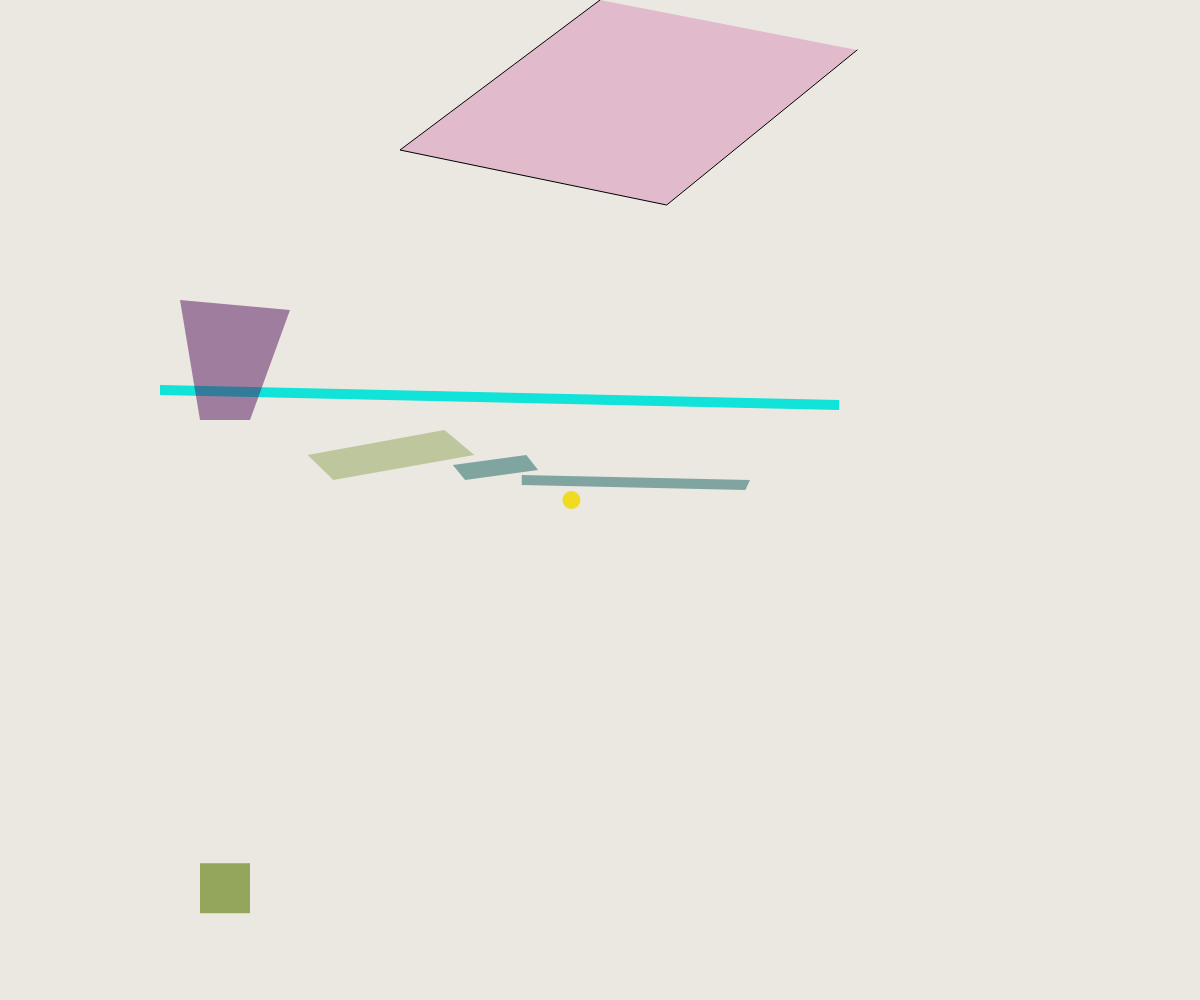
Frame 1 (no input)
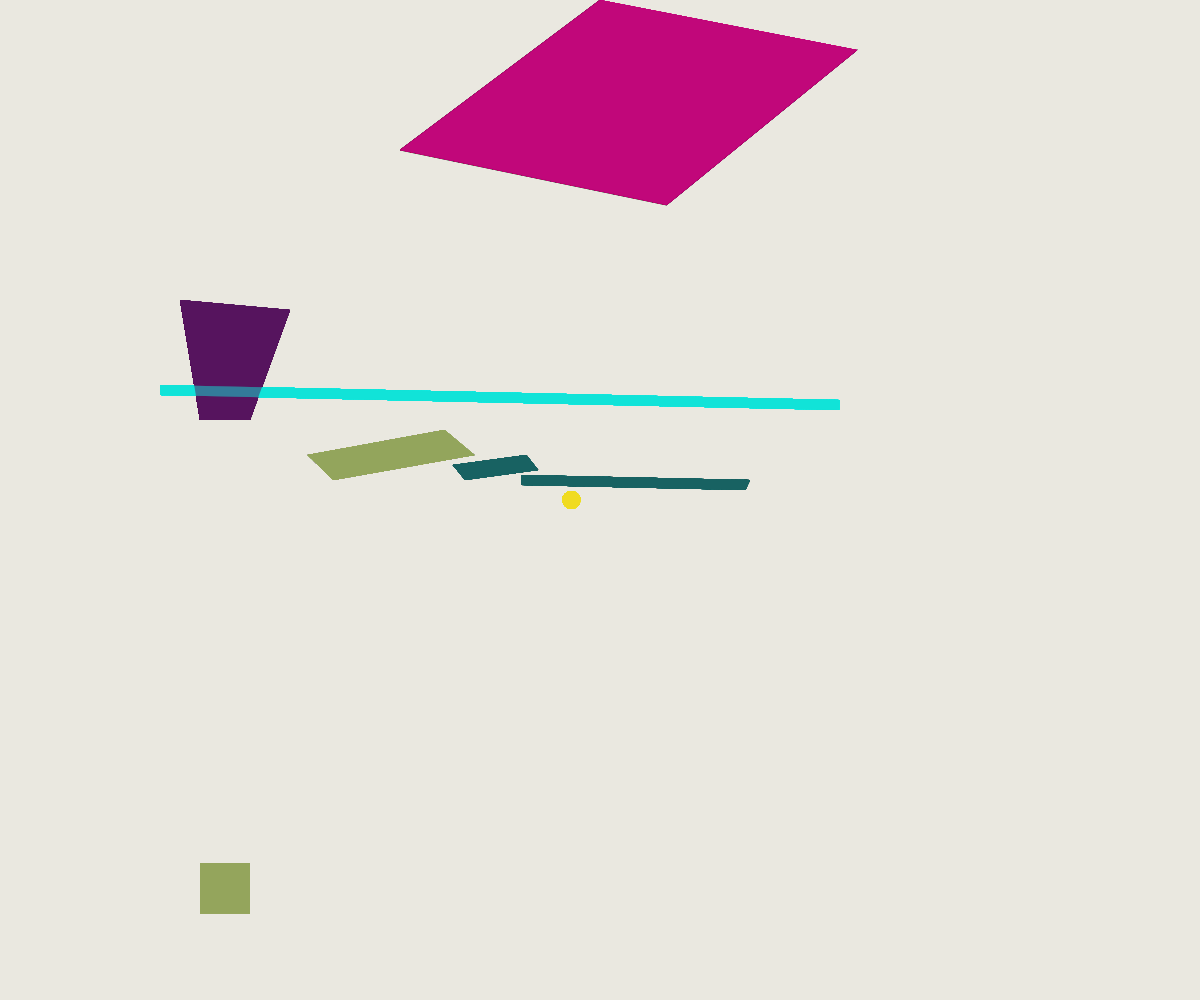
Frame 60 (no input)
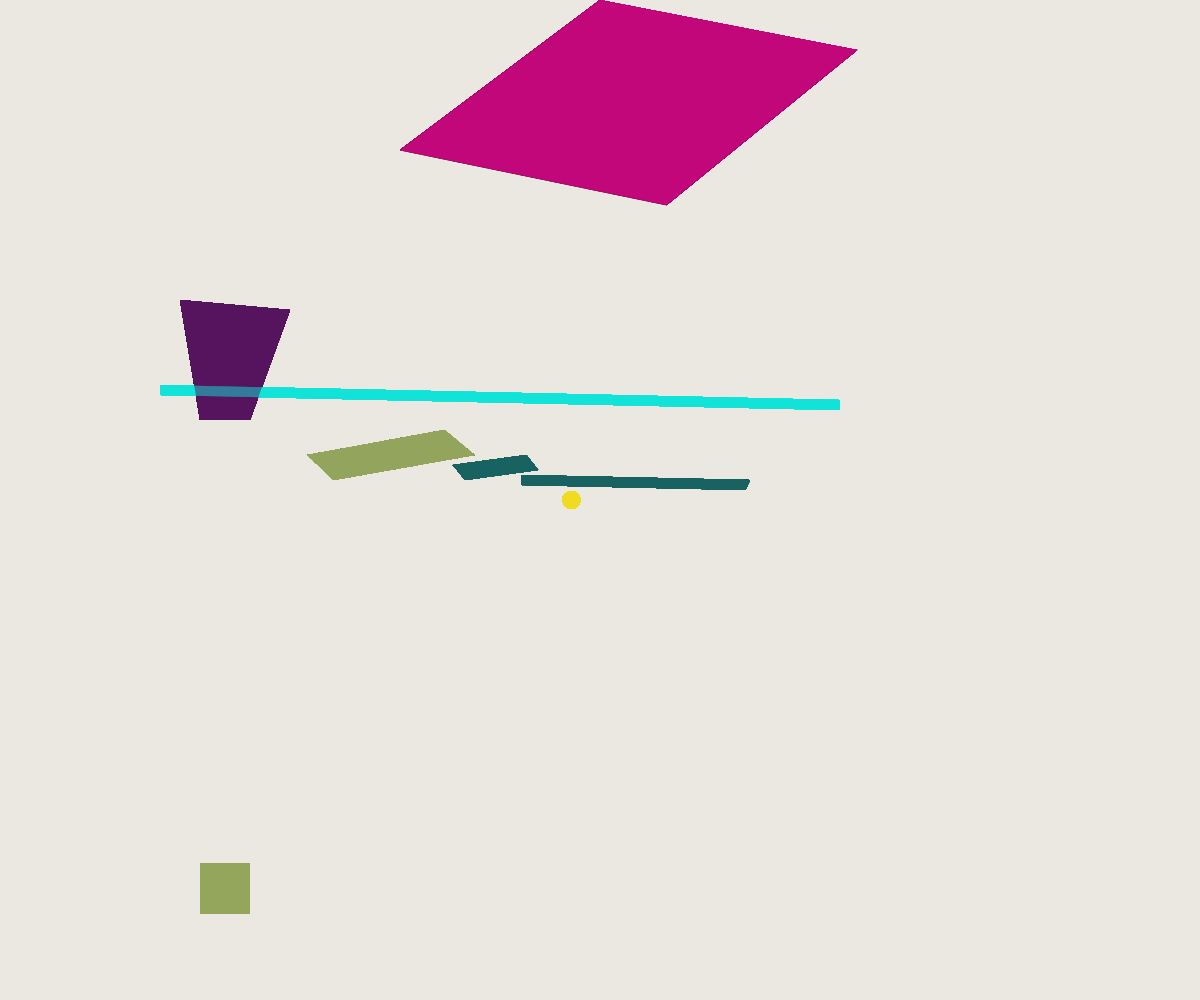
Frame 120 (the mouse pressed at the canvas centre since frame 60)

The p5.js sketch that drew these frames (run headless with seeded random() and noise() and a simulated clock; from frame 60 on, the mouse is pressed at the canvas centre):

// p5.js sketch
// ── sketch.js

function setup() {
  createCanvas(windowWidth, windowHeight);
  // make the canvas the size of the window
  background(234,232,224);
  // set the background color to a light gray
  
}

function draw() {

fill("rgba(190, 8, 120, 0.2)");
beginShape();
// vertex(x, y)
vertex(windowWidth/2, 0);
// top left point (was at 240)
vertex(windowWidth/3, 150);
// bottom left point
vertex(windowWidth/1.8, 205);
// bottom right point
vertex(windowWidth/1.4, 50);
// top right point
endShape();

noStroke()
fill("rgba(240, 219, 32, 1)");
circle(windowWidth/2.1,500,18);
// circle(x, y, diameter)
// the higher the x value, the more to the right
// the higher the y value, the more to the bottom

fill("rgba(17, 227, 216, 1)");
beginShape();
// vertex(x, y)
vertex(windowWidth/7.5, 385);
// top left point
vertex(windowWidth/7.5, 395);
// bottom left point
vertex(windowWidth/1.43, 410);
// bottom right point
vertex(windowWidth/1.43, 400);
// top right point
endShape();

strokeWeight(weight=2);
fill("rgba(85, 107, 64, 0.5)");
//rect(100, 375, 50, 50)
// (x, y, width, height)



fill("rgba(56, 14, 224, 0.5)");
//rect(70, 400, 300, 10);
// (x, y, width, height)
// x and y are the coordinates of the top left corner
// can rectatngles use different y values to create a slant?


fill("rgba(87, 20, 94, 0.5)");
beginShape();
// vertex(x, y)
vertex(180, 300);
// top left point
vertex(200, 420);
// bottom left point
vertex(250, 420);
// bottom right point
vertex(290, 310);
// top point
endShape();


fill("rgba(148, 165, 92, 0.5)");
beginShape();
// vertex(x, y)
vertex(windowWidth/3.9, 455);
// top left point
vertex(windowWidth/3.6, 480);
// bottom left point
vertex(windowWidth/2.53, 455);
// bottom right point
vertex(windowWidth/2.7, 430);
// top right point
endShape();

fill("rgba(25, 99, 99, 0.5)");
beginShape();
// vertex(x, y)
vertex(windowWidth/2.65, 465);
// top left point
vertex(windowWidth/2.58, 480);
// bottom left point
vertex(windowWidth/2.23, 470);
// bottom right point
vertex(windowWidth/2.28, 455);
// top right point
endShape();

fill("rgba(25, 99, 99, 0.5)");
beginShape();
// vertex(x, y)
vertex(windowWidth/2.3, 475);
// top left point
vertex(windowWidth/2.3, 485);
// bottom left point
vertex(windowWidth/1.61, 490);
// bottom right point
vertex(windowWidth/1.6, 480);
// top right point
endShape();

fill("rgba(148, 165, 92, 1)");
rect(windowWidth/6, windowWidth/1.39, 50, 50);
// (x, y, width, height)
// square in the bottom right corner
// opposite of the first square

}
